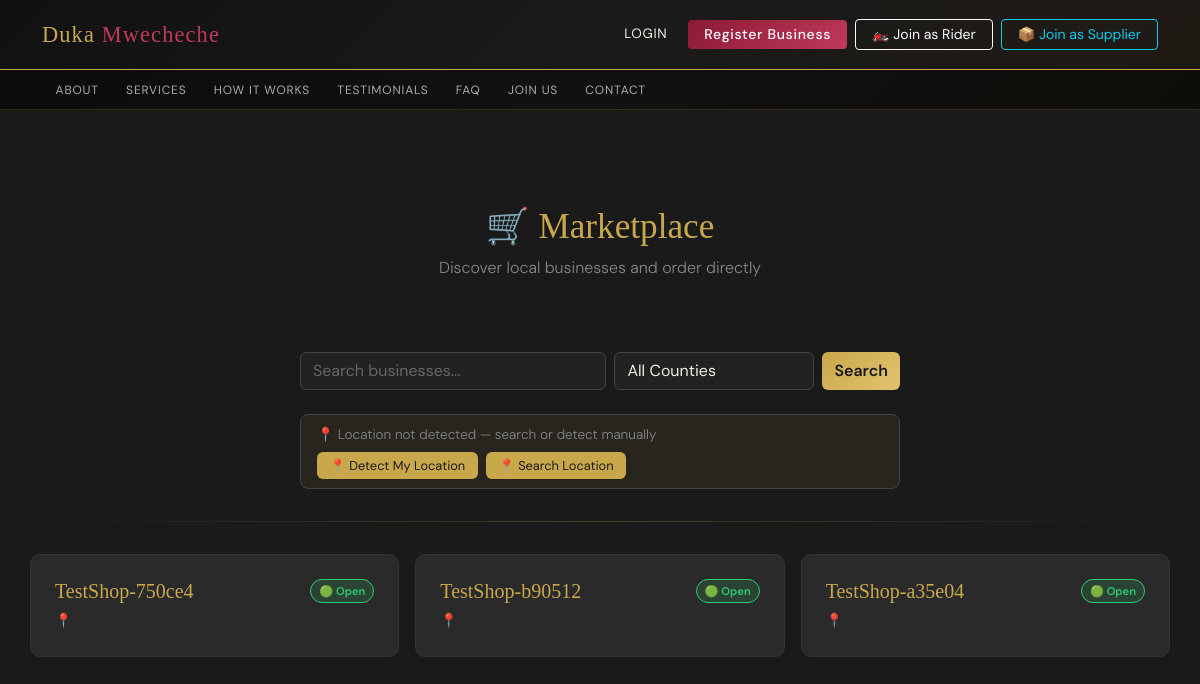
The app's page /shop/ with its own data.
### accounts/models.py (models this page shows, shortened)
class Business(models.Model):
    owner = models.ForeignKey(User, on_delete=models.CASCADE, related_name='owned_businesses', null=True, blank=True)
    name = models.CharField(max_length=255, unique=True)
    business_type = models.ForeignKey(BusinessType, on_delete=models.PROTECT, null=True, blank=True)
    categories = models.ManyToManyField('core.Category', blank=True, related_name='businesses')
    county = models.ForeignKey(County, on_delete=models.PROTECT, null=True, blank=True)
    sub_county = models.ForeignKey(SubCounty, on_delete=models.PROTECT, null=True, blank=True)  # renamed
    ward = models.ForeignKey(Ward, on_delete=models.PROTECT, null=True, blank=True)  # new
    phone = models.CharField(max_length=20, blank=True)
    email = models.EmailField(blank=True)
    address = models.TextField(blank=True)
    created_at = models.DateTimeField(auto_now_add=True)
    opening_time = models.TimeField(null=True, blank=True, help_text='e.g. 08:00')
    closing_time = models.TimeField(null=True, blank=True, help_text='e.g. 18:00')
    is_open_override = models.BooleanField(null=True, blank=True, default=None,
        help_text='Manual override: True=force open, False=force closed, None=use hours')
    latitude = models.DecimalField(max_digits=9, decimal_places=6, null=True, blank=True)
    longitude = models.DecimalField(max_digits=9, decimal_places=6, null=True, blank=True)
    offers_delivery = models.BooleanField(default=False)
    delivery_radius_km = models.DecimalField(max_digits=5, decimal_places=1, default=5, help_text='Max delivery distance in km')
    delivery_fee = models.DecimalField(max_digits=10, decimal_places=2, default=0, help_text='Base delivery fee in KES')
    delivery_fee_per_km = models.DecimalField(max_digits=10, decimal_places=2, default=0, help_text='Additional fee per km')
    min_order_amount = models.DecimalField(max_digits=10, decimal_places=2, default=0, help_text='Base minimum order in KES')
    min_order_per_km = models.DecimalField(max_digits=10, decimal_places=2, default=0, help_text='Additional minimum per km of distance')
    PAYMENT_CHANNEL_CHOICES = [
        ('till', _('Till Number (Buy Goods)')),
        ('paybill', _('Paybill')),
        ('pochi', _('Pochi la Biashara')),
        ('phone', _('Personal M-Pesa')),
    ]
    mpesa_till = models.CharField(max_length=20, blank=True, help_text='Lipa Na M-Pesa Till Number (Buy Goods)')
    mpesa_paybill = models.CharField(max_length=20, blank=True, help_text='Paybill Business Number')
    mpesa_paybill_account = models.CharField(max_length=50, blank=True, help_text='Paybill Account Number')
    mpesa_pochi = models.CharField(max_length=20, blank=True, help_text='Pochi la Biashara phone number')
    mpesa_phone = models.CharField(max_length=20, blank=True, help_text='Personal M-Pesa phone number for receiving')
    preferred_payment_channel = models.CharField(
        max_length=10, choices=PAYMENT_CHANNEL_CHOICES, blank=True,
        help_text='Default payment channel customers should use')
    pre_app_cumulative_profit = models.DecimalField(
        max_digits=14,
        decimal_places=2,
        default=0,
        blank=True,
        help_text='Total profit earned before starting to use Duka Mwecheche. '
                  'Used to give accurate break-even calculations for existing businesses.'
    )
    business_start_date = models.DateField(
        null=True,
        blank=True,
        help_text='When did this business first open? '
                  'Used to show the full break-even timeline including pre-app history.'
    )
    def is_open(self):
        if self.is_open_override is not None:
            return self.is_open_override
        if not self.opening_time or not self.closing_time:
            return True  # No hours set = always open
        now = timezone.localtime(timezone.now()).time()
        if self.opening_time <= self.closing_time:
            return self.opening_time <= now <= self.closing_time
        else:
            return now >= self.opening_time or now <= self.closing_time

### core/marketplace_views.py (the view)
# urls.py: path('shop/', shop_home, name='shop_home'),
def shop_home(request):
    businesses = Business.objects.select_related(
        'business_type', 'county', 'sub_county', 'ward'
    ).all()
    query = request.GET.get('q', '').strip()
    county_id = request.GET.get('county', '')
    if query:
        businesses = businesses.filter(
            Q(name__icontains=query) | Q(address__icontains=query)
        )
    if county_id:
        businesses = businesses.filter(county_id=county_id)
    business_ids = Item.objects.filter(
        selling_price__isnull=False
    ).values_list('business_id', flat=True).distinct()
    businesses = businesses.filter(id__in=business_ids)
    counties = County.objects.all()
    return render(request, 'marketplace/shop_home.html', {
        'businesses': businesses,
        'counties': counties,
        'query': query,
        'selected_county': county_id,
    })

### templates/marketplace/shop_home.html (shortened to what this page needs)
{% extends 'base.html' %}
{% block extra_css %}
<link rel="stylesheet" href="https://unpkg.com/leaflet@1.9.4/dist/leaflet.css" />
{% endblock %}
{% block content %}
<div class="shop-hero">
    <h1>🛒 Marketplace</h1>
    <p>Discover local businesses and order directly</p>
</div>
<div class="search-bar">
    <form method="get" class="d-flex gap-2">
        <input type="text" name="q" class="form-control" placeholder="Search businesses..."
               value="{{ query }}">
        <select name="county" class="form-select" style="max-width: 200px;">
            <option value="">All Counties</option>
        </select>
        <button type="submit" class="btn btn-gold">Search</button>
    </form>
</div>
<div class="location-bar" id="locationBar">
    <span id="locStatus" class="loc-status">📍 Detecting your location...</span>
    <div class="loc-actions" id="locActions" style="display:none;">
        <button type="button" class="loc-btn" id="locAutoBtn" onclick="requestLocation()">📍 Detect My Location</button>
        <button type="button" class="loc-btn" id="locManualToggle" onclick="toggleSearchMap()">📍 Search Location</button>
    </div>
</div>
<hr class="gold-divider">
{% if businesses %}
<div class="row g-3">
    {% for biz in businesses %}
    <div class="col-md-4 col-sm-6">
        <a href="{% url 'storefront' biz.id %}" class="business-card"
               data-lat="{{ biz.latitude|default:'' }}" data-lng="{{ biz.longitude|default:'' }}"
               data-radius="{{ biz.delivery_radius_km|default:'0' }}">
            <div class="d-flex justify-content-between align-items-start mb-1">
                <h5 class="mb-0">{{ biz.name }}</h5>
                {% if biz.is_open %}
                    <span class="open-badge open">🟢 Open</span>
                {% else %}
                    <span class="open-badge closed">🔴 Closed</span>
                {% endif %}
            </div>
            <div class="location">
                📍 {% if biz.ward %}{{ biz.ward.name }}, {% endif %}
            </div>
        </a>
    </div>
    {% endfor %}
</div>
{% else %}
<div class="text-center py-5">
    <p style="color: var(--muted); font-size: 1.2rem;">No businesses found.</p>
    <p style="color: var(--muted);">Try a different search or county.</p>
</div>
{% endif %}
{% endblock %}

### templates/base.html (style rules this page uses)
:root { --onyx: #1a1a1a; --onyx-light: #242424; --onyx-card: #2a2a2a; --gold: #c9a84c; --gold-light: #e2c36e; --pearl: #f0ece4; --raspberry: #c0395a; --raspberry-dark: #8b1a35; --white: #ffffff; --muted: #888888; --success: #2ecc71; --warning: #f39c12; --danger: #e74c3c; }
* { box-sizing: border-box; margin: 0; padding: 0; }
html { scroll-behavior: smooth; }
body { background-color: var(--onyx); color: var(--pearl); font-family: 'DM Sans', sans-serif; font-weight: 300; min-height: 100vh; }
.btn-gold { background: linear-gradient(135deg, var(--gold), var(--gold-light)); border: none; color: var(--onyx); font-weight: 600; }
.form-control, .form-select { background: #222; border: 1px solid #444; color: var(--pearl); border-radius: 6px; }
.form-control::placeholder { color: #666; }
.gold-divider { border: none; height: 1px; background: linear-gradient(90deg, transparent, var(--gold), transparent); margin: 2rem 0; }

### templates/marketplace/shop_home.html (style rules this page uses)
.shop-hero { text-align: center; padding: 3rem 0 2rem; }
.shop-hero h1 { font-family: 'Playfair Display', serif; color: var(--gold); font-size: 2.2rem; margin-bottom: 0.5rem; }
.shop-hero p { color: var(--muted); font-size: 1rem; }
.search-bar { max-width: 600px; margin: 1.5rem auto; }
.business-card { background: var(--onyx-card); border: 1px solid #333; border-radius: 10px; padding: 1.5rem; transition: all 0.3s; text-decoration: none; color: var(--pearl); display: block; }
.business-card h5 { font-family: 'Playfair Display', serif; color: var(--gold); margin-bottom: 0.5rem; }
.business-card .location { color: var(--muted); font-size: 0.85rem; margin-top: 0.5rem; }
.open-badge { font-size:0.7rem; padding:0.15rem 0.5rem; border-radius:20px; font-weight:600; }
.open-badge.open { background:rgba(46,204,113,0.15); color:#2ecc71; border:1px solid #2ecc71; }
.location-bar { background: rgba(201,168,76,0.08); border: 1px solid #444; border-radius: 8px; padding: 0.6rem 1rem; margin-bottom: 1rem; font-size: 0.85rem; max-width: 600px; margin-left: auto; margin-right: auto; }
.location-bar .loc-status { color: var(--muted); }
.location-bar .loc-btn { background: var(--gold); color: var(--onyx); border: none; padding: 0.25rem 0.8rem; border-radius: 6px; font-size: 0.8rem; cursor: pointer; }
.loc-actions { display: flex; gap: 0.5rem; align-items: center; flex-wrap: wrap; margin-top: 0.4rem; }

### records on screen
Business: name "TestShop-750ce4", shows "🟢 Open"
Business: name "TestShop-b90512", shows "🟢 Open"
Business: name "TestShop-a35e04", shows "🟢 Open"
